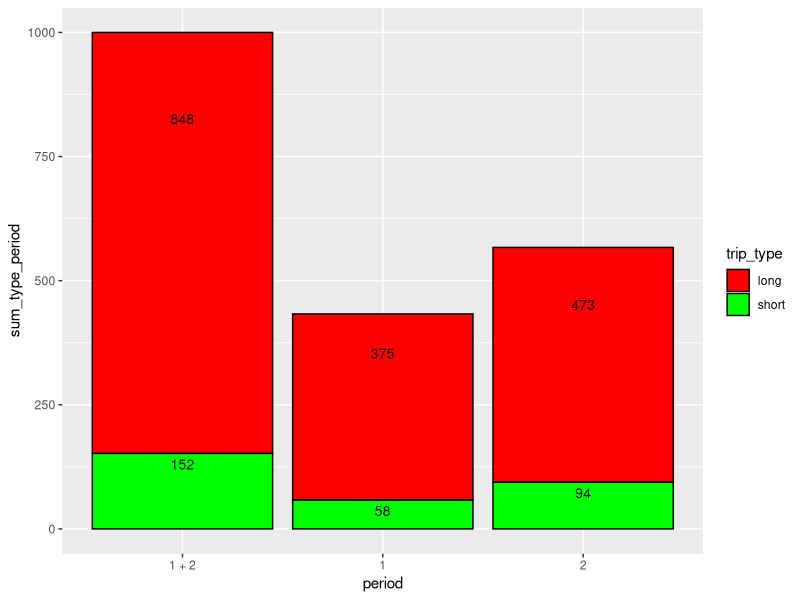
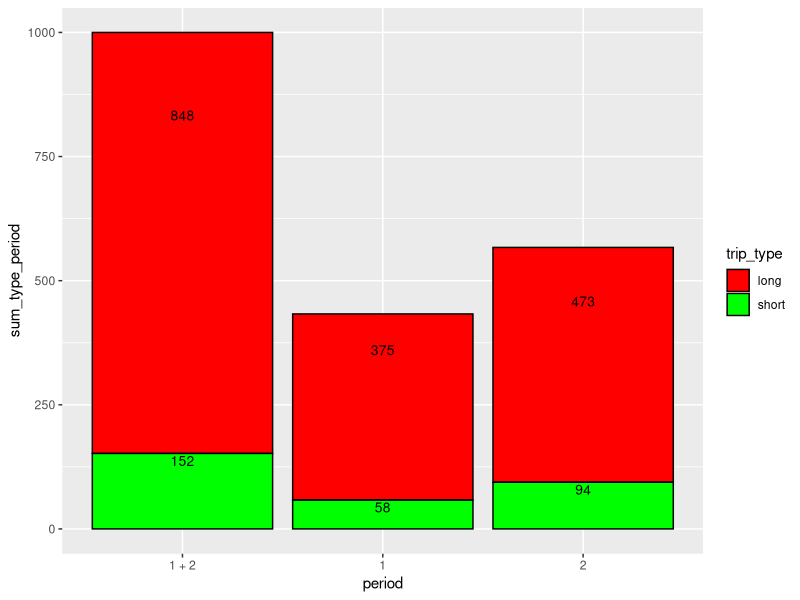
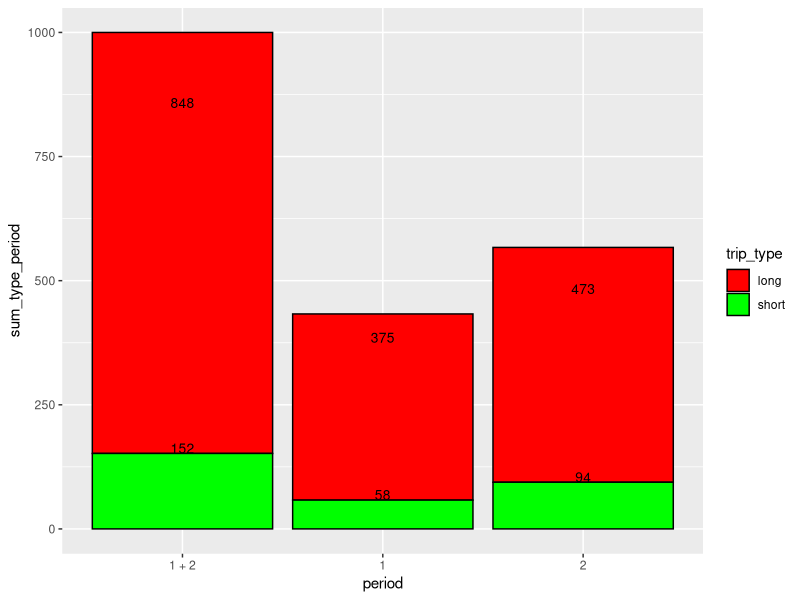
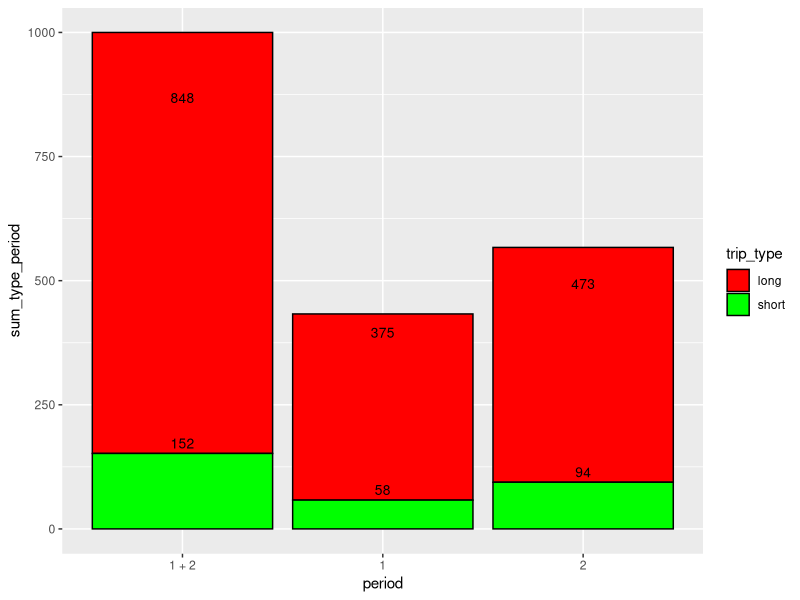

Reproduce these figures in R, in order.
library(dplyr)
library(ggplot2)
eg_data <- data.frame(
# ID
id=c(as.integer(1:1000)) ,
# Random short trip YN 85/15 split
short_trip_yn = c(sample( c(0,1), 1000, replace=TRUE, prob=c(0.85, 0.15))),
# Random period var, 45/55 split
period = c(sample( c(1,2), 1000, replace=TRUE, prob=c(0.45, 0.55))))
# Trip = 1
eg_data$trip <- 1
# Create dates, rbind them by month to one column, cbind column to dataframe
eg_dates <- data.frame(dates = c(gsub("-", "", sample(seq(as.Date("2018-03-01"), as.Date("2018-03-31"), by = "day"), 200, replace=TRUE))))
eg_dates_apr <- data.frame(dates = c(gsub("-", "", sample(seq(as.Date("2018-04-01"), as.Date("2018-04-30"), by = "day"), 350, replace=TRUE))))
eg_dates_may <- data.frame(dates = c(gsub("-", "", sample(seq(as.Date("2018-05-01"), as.Date("2018-05-31"), by = "day"), 300, replace=TRUE))))
eg_dates_jun <- data.frame(dates = c(gsub("-", "", sample(seq(as.Date("2018-06-01"), as.Date("2018-06-30"), by = "day"), 150, replace=TRUE))))
eg_dates <- rbind(eg_dates, eg_dates_apr, eg_dates_may, eg_dates_jun)
rm(eg_dates_apr, eg_dates_may, eg_dates_jun)
eg_data <- cbind(eg_data, eg_dates)
# Shift ID
eg_data$id_shift <- paste(eg_data$id, eg_data$dates, sep="")

stack_bar_data <- subset(eg_data, select=c(1,6,4,2,5,3)) # ID, shiftid, trip, short_trip, period, start_date  
stack_bar_data$trip_type <- ifelse(stack_bar_data$short_trip_yn==1,"short","long") 
stack_bar_data$period <- as.factor(stack_bar_data$period)
stack_bar_data$trip_type <- as.factor(stack_bar_data$trip_type)

# Stacked bar
stack_bar_trips_type <- stack_bar_data
stack_bar_trips_type <- stack_bar_trips_type %>% group_by(trip_type, period) %>% mutate(sum_type_period = sum(trip)) 
stack_bar_trips_type$dupes <- duplicated(stack_bar_trips_type[,6:7])

# By trip type and period
stack_bar_trips_type <- subset(stack_bar_trips_type, stack_bar_trips_type$dupes==FALSE, select=c(6:8))
stack_bar_trips_type <- ungroup(stack_bar_trips_type)
stack_bar_trips_type <- rbind(stack_bar_trips_type, (data.frame(period="1 + 2", trip_type="long", sum_type_period=sum(stack_bar_trips_type[which(stack_bar_trips_type[,2]=="long"),3]))))
stack_bar_trips_type <- rbind(stack_bar_trips_type, (data.frame(period="1 + 2", trip_type="short", sum_type_period=sum(stack_bar_trips_type[which(stack_bar_trips_type[,2]=="short"),3]))))
stack_bar_trips_type$period <- factor(stack_bar_trips_type$period, levels = c("1 + 2", "1", "2"))
stack_bar_trips_type_period <- (
    ggplot(data = stack_bar_trips_type, aes(x=period, y=sum_type_period, fill=trip_type)) +
    geom_bar(stat="identity", color = "black", position='stack') +
    scale_fill_manual(values=c("red", "green")) +
    geom_text(aes(label=sum_type_period), vjust=1.6, size=3.5)    
    )
stack_bar_trips_type_period

stack_bar_trips_type_period4 <- (
    ggplot(data = stack_bar_trips_type, aes(x=period, y=sum_type_period, fill=trip_type)) +
        geom_bar(stat="identity", color = "black", position='stack') +
        scale_fill_manual(values=c("red", "green")) +
        geom_text(aes(label=sum_type_period), vjust=1.25,size=3.5)    
)
stack_bar_trips_type_period4

# VJ 0
# Larger #, further down from top...oops
stack_bar_trips_type_period5 <- (
  ggplot(data = stack_bar_trips_type, aes(x=period, y=sum_type_period, fill=trip_type)) +
    geom_bar(stat="identity", color = "black", position='stack') +
    scale_fill_manual(values=c("red", "green")) +
    geom_text(aes(label=sum_type_period), vjust=0, size=3.5)    
)
stack_bar_trips_type_period5

# VJ -0.5
# Larger #, further down from top...oops
stack_bar_trips_type_period6 <- (
  ggplot(data = stack_bar_trips_type, aes(x=period, y=sum_type_period, fill=trip_type)) +
    geom_bar(stat="identity", color = "black", position='stack') +
    scale_fill_manual(values=c("red", "green")) +
    geom_text(aes(label=sum_type_period), vjust= -0.5, size=3.5)    
)
stack_bar_trips_type_period6

